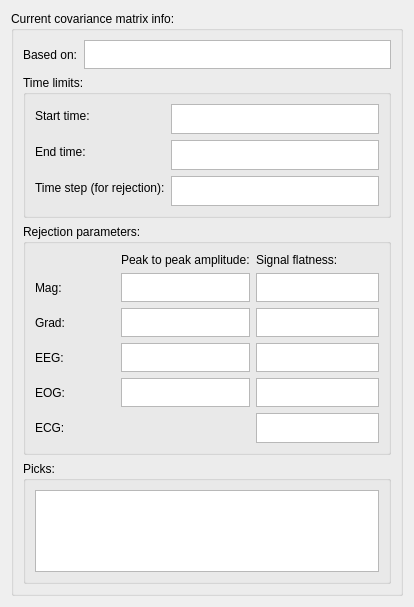
<?xml version="1.0" encoding="UTF-8"?>
<ui version="4.0">
 <class>covarianceRawWidget</class>
 <widget class="QWidget" name="covarianceRawWidget">
  <property name="geometry">
   <rect>
    <x>0</x>
    <y>0</y>
    <width>414</width>
    <height>607</height>
   </rect>
  </property>
  <property name="windowTitle">
   <string>Form</string>
  </property>
  <layout class="QGridLayout" name="gridLayout_2">
   <item row="0" column="0">
    <widget class="QGroupBox" name="groupBox_3">
     <property name="title">
      <string>Current covariance matrix info:</string>
     </property>
     <layout class="QGridLayout" name="gridLayout">
      <item row="0" column="0">
       <layout class="QHBoxLayout" name="horizontalLayout_34">
        <property name="sizeConstraint">
         <enum>QLayout::SetDefaultConstraint</enum>
        </property>
        <item>
         <widget class="QLabel" name="label_7">
          <property name="text">
           <string>Based on:</string>
          </property>
         </widget>
        </item>
        <item>
         <widget class="QTextBrowser" name="textBrowserBasedOn">
          <property name="maximumSize">
           <size>
            <width>485</width>
            <height>29</height>
           </size>
          </property>
          <property name="lineWrapMode">
           <enum>QTextEdit::NoWrap</enum>
          </property>
          <property name="lineWrapColumnOrWidth">
           <number>0</number>
          </property>
         </widget>
        </item>
       </layout>
      </item>
      <item row="1" column="0">
       <widget class="QGroupBox" name="groupBoxEpochTimes_2">
        <property name="title">
         <string>Time limits:</string>
        </property>
        <layout class="QFormLayout" name="formLayout_16">
         <property name="fieldGrowthPolicy">
          <enum>QFormLayout::AllNonFixedFieldsGrow</enum>
         </property>
         <item row="1" column="0">
          <widget class="QLabel" name="labelTminCovariance">
           <property name="minimumSize">
            <size>
             <width>80</width>
             <height>0</height>
            </size>
           </property>
           <property name="text">
            <string>Start time:</string>
           </property>
           <property name="alignment">
            <set>Qt::AlignLeading|Qt::AlignLeft|Qt::AlignVCenter</set>
           </property>
          </widget>
         </item>
         <item row="1" column="1">
          <widget class="QTextBrowser" name="textBrowserTmin">
           <property name="enabled">
            <bool>true</bool>
           </property>
           <property name="sizePolicy">
            <sizepolicy hsizetype="Preferred" vsizetype="Fixed">
             <horstretch>0</horstretch>
             <verstretch>0</verstretch>
            </sizepolicy>
           </property>
           <property name="minimumSize">
            <size>
             <width>0</width>
             <height>0</height>
            </size>
           </property>
           <property name="maximumSize">
            <size>
             <width>16777215</width>
             <height>30</height>
            </size>
           </property>
           <property name="sizeIncrement">
            <size>
             <width>0</width>
             <height>31</height>
            </size>
           </property>
           <property name="baseSize">
            <size>
             <width>0</width>
             <height>0</height>
            </size>
           </property>
           <property name="frameShape">
            <enum>QFrame::StyledPanel</enum>
           </property>
          </widget>
         </item>
         <item row="2" column="0">
          <widget class="QLabel" name="labelTmaxCovariance">
           <property name="minimumSize">
            <size>
             <width>80</width>
             <height>0</height>
            </size>
           </property>
           <property name="text">
            <string>End time:</string>
           </property>
           <property name="alignment">
            <set>Qt::AlignLeading|Qt::AlignLeft|Qt::AlignVCenter</set>
           </property>
          </widget>
         </item>
         <item row="2" column="1">
          <widget class="QTextBrowser" name="textBrowserTmax">
           <property name="enabled">
            <bool>true</bool>
           </property>
           <property name="sizePolicy">
            <sizepolicy hsizetype="Preferred" vsizetype="Preferred">
             <horstretch>0</horstretch>
             <verstretch>0</verstretch>
            </sizepolicy>
           </property>
           <property name="minimumSize">
            <size>
             <width>0</width>
             <height>0</height>
            </size>
           </property>
           <property name="maximumSize">
            <size>
             <width>16777215</width>
             <height>30</height>
            </size>
           </property>
           <property name="sizeIncrement">
            <size>
             <width>0</width>
             <height>31</height>
            </size>
           </property>
          </widget>
         </item>
         <item row="3" column="0">
          <widget class="QLabel" name="labelTimeStep">
           <property name="text">
            <string>Time step (for rejection):</string>
           </property>
          </widget>
         </item>
         <item row="3" column="1">
          <widget class="QTextBrowser" name="textBrowserTstep">
           <property name="maximumSize">
            <size>
             <width>16777215</width>
             <height>30</height>
            </size>
           </property>
          </widget>
         </item>
        </layout>
       </widget>
      </item>
      <item row="2" column="0">
       <widget class="QGroupBox" name="groupBoxRejections_2">
        <property name="sizePolicy">
         <sizepolicy hsizetype="Preferred" vsizetype="Preferred">
          <horstretch>0</horstretch>
          <verstretch>0</verstretch>
         </sizepolicy>
        </property>
        <property name="maximumSize">
         <size>
          <width>1000</width>
          <height>231</height>
         </size>
        </property>
        <property name="title">
         <string>Rejection parameters:</string>
        </property>
        <layout class="QGridLayout" name="gridLayout_26">
         <item row="4" column="1">
          <widget class="QLabel" name="labelEogRejectCovariance">
           <property name="minimumSize">
            <size>
             <width>75</width>
             <height>0</height>
            </size>
           </property>
           <property name="text">
            <string>EOG:</string>
           </property>
           <property name="alignment">
            <set>Qt::AlignLeading|Qt::AlignLeft|Qt::AlignVCenter</set>
           </property>
          </widget>
         </item>
         <item row="4" column="3">
          <widget class="QTextBrowser" name="textBrowserFlatEOG"/>
         </item>
         <item row="3" column="3">
          <widget class="QTextBrowser" name="textBrowserFlatEEG"/>
         </item>
         <item row="3" column="2">
          <widget class="QTextBrowser" name="textBrowserEEGPeakCovariance">
           <property name="maximumSize">
            <size>
             <width>16777215</width>
             <height>30</height>
            </size>
           </property>
          </widget>
         </item>
         <item row="5" column="1">
          <widget class="QLabel" name="labelStimReject_2">
           <property name="minimumSize">
            <size>
             <width>75</width>
             <height>0</height>
            </size>
           </property>
           <property name="text">
            <string>ECG:</string>
           </property>
           <property name="alignment">
            <set>Qt::AlignLeading|Qt::AlignLeft|Qt::AlignVCenter</set>
           </property>
          </widget>
         </item>
         <item row="4" column="2">
          <widget class="QTextBrowser" name="textBrowserEOGPeakCovariance">
           <property name="maximumSize">
            <size>
             <width>16777215</width>
             <height>30</height>
            </size>
           </property>
          </widget>
         </item>
         <item row="0" column="2">
          <widget class="QLabel" name="label_8">
           <property name="text">
            <string>Peak to peak amplitude:</string>
           </property>
          </widget>
         </item>
         <item row="5" column="3">
          <widget class="QTextBrowser" name="textBrowserFlatECG">
           <property name="maximumSize">
            <size>
             <width>16777215</width>
             <height>30</height>
            </size>
           </property>
          </widget>
         </item>
         <item row="1" column="1">
          <widget class="QLabel" name="labelMagRejectCovariance">
           <property name="minimumSize">
            <size>
             <width>80</width>
             <height>0</height>
            </size>
           </property>
           <property name="maximumSize">
            <size>
             <width>16777215</width>
             <height>16777215</height>
            </size>
           </property>
           <property name="text">
            <string>Mag:</string>
           </property>
           <property name="alignment">
            <set>Qt::AlignLeading|Qt::AlignLeft|Qt::AlignVCenter</set>
           </property>
          </widget>
         </item>
         <item row="0" column="3">
          <widget class="QLabel" name="label_15">
           <property name="text">
            <string>Signal flatness:</string>
           </property>
          </widget>
         </item>
         <item row="3" column="1">
          <widget class="QLabel" name="labelEegRejectCovariance">
           <property name="minimumSize">
            <size>
             <width>75</width>
             <height>0</height>
            </size>
           </property>
           <property name="text">
            <string>EEG:</string>
           </property>
           <property name="alignment">
            <set>Qt::AlignLeading|Qt::AlignLeft|Qt::AlignVCenter</set>
           </property>
          </widget>
         </item>
         <item row="2" column="1">
          <widget class="QLabel" name="labelGradRejectCovariance">
           <property name="minimumSize">
            <size>
             <width>75</width>
             <height>0</height>
            </size>
           </property>
           <property name="maximumSize">
            <size>
             <width>16777215</width>
             <height>16777215</height>
            </size>
           </property>
           <property name="text">
            <string>Grad:</string>
           </property>
           <property name="alignment">
            <set>Qt::AlignLeading|Qt::AlignLeft|Qt::AlignVCenter</set>
           </property>
          </widget>
         </item>
         <item row="2" column="3">
          <widget class="QTextBrowser" name="textBrowserFlatGrad"/>
         </item>
         <item row="1" column="3">
          <widget class="QTextBrowser" name="textBrowserFlatMag"/>
         </item>
         <item row="1" column="2">
          <widget class="QTextBrowser" name="textBrowserMagPeakCovariance">
           <property name="enabled">
            <bool>true</bool>
           </property>
           <property name="sizePolicy">
            <sizepolicy hsizetype="Preferred" vsizetype="Preferred">
             <horstretch>0</horstretch>
             <verstretch>0</verstretch>
            </sizepolicy>
           </property>
           <property name="minimumSize">
            <size>
             <width>0</width>
             <height>0</height>
            </size>
           </property>
           <property name="maximumSize">
            <size>
             <width>16777215</width>
             <height>30</height>
            </size>
           </property>
           <property name="sizeIncrement">
            <size>
             <width>0</width>
             <height>31</height>
            </size>
           </property>
           <property name="frameShadow">
            <enum>QFrame::Sunken</enum>
           </property>
          </widget>
         </item>
         <item row="2" column="2">
          <widget class="QTextBrowser" name="textBrowserGradPeakCovariance">
           <property name="sizePolicy">
            <sizepolicy hsizetype="Expanding" vsizetype="Expanding">
             <horstretch>0</horstretch>
             <verstretch>0</verstretch>
            </sizepolicy>
           </property>
           <property name="minimumSize">
            <size>
             <width>0</width>
             <height>0</height>
            </size>
           </property>
           <property name="maximumSize">
            <size>
             <width>16777215</width>
             <height>30</height>
            </size>
           </property>
          </widget>
         </item>
        </layout>
       </widget>
      </item>
      <item row="3" column="0">
       <widget class="QGroupBox" name="groupBoxPicks">
        <property name="title">
         <string>Picks:</string>
        </property>
        <layout class="QGridLayout" name="gridLayout_30">
         <item row="0" column="0">
          <widget class="QTextBrowser" name="textBrowserPicks"/>
         </item>
        </layout>
       </widget>
      </item>
     </layout>
    </widget>
   </item>
  </layout>
 </widget>
 <resources/>
 <connections/>
</ui>
